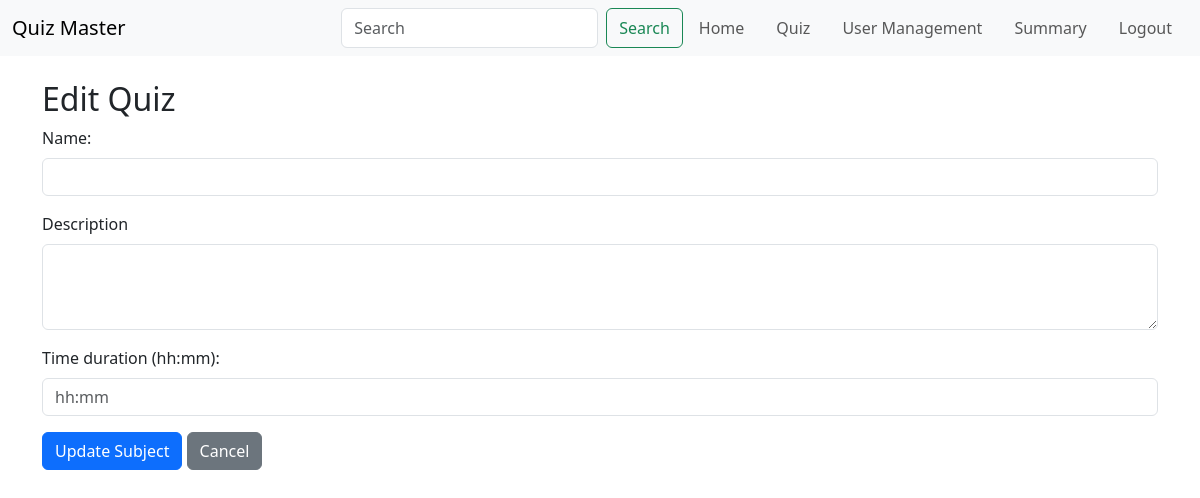
/edit_quiz?quiz_id=1 (signed in), run on an earlier commit of the app's database.
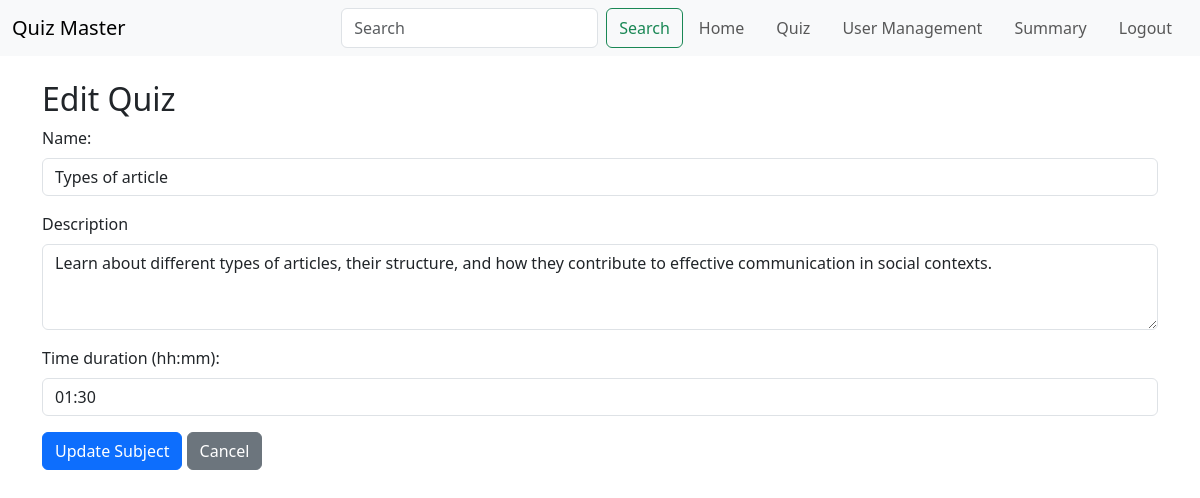
And on a later commit of the database.
### models.py (models this page shows)
class Quiz(db.Model):
    __tablename__ = 'quiz'
    id = db.Column(db.Integer, primary_key=True, autoincrement=True)
    quiz_name = db.Column(db.String(32), unique=False, nullable=True)
    quiz_description = db.Column(db.String(512), nullable=True)
    time_duration = db.Column(db.String(5), nullable=False)
    chapter_id = db.Column(db.Integer, db.ForeignKey('chapter.id'))
    chapter = db.relationship('Chapter',  backref='quiz', lazy=True)

### routes.py (the view)
@app.route('/edit_quiz')
@auth_required
@admin_required
def edit_quiz():
    quiz_id = request.args.get('quiz_id')
    quiz = Quiz.query.get(quiz_id)
    chapters = Chapter.query.all()
    return render_template('edit_quiz.html', quiz=quiz, chapters=chapters)

### routes.py (called while the page is built)
def auth_required(func):
    @wraps(func)
    def inner(*args, **kwargs):
        if 'user_id' not in session:
            flash('Please login to continue')
            return redirect(url_for('login'))
        return func(*args, **kwargs)
    return inner

def admin_required(f):
    @wraps(f)
    def decorated_function(*args, **kwargs):
        if session.get('is_admin') == False:
            flash("Access Denied: Admins Only", "danger")
            return redirect(url_for('index'))  # Redirect to home if not admin
        return f(*args, **kwargs)
    return decorated_function

### templates/edit_quiz.html
{% extends 'layout.html' %}
{% block content %}
<div class="container mt-4">
    <h2>Edit Quiz</h2>
    <form method="POST" action="{{ url_for('edit_quiz', quiz_id=quiz.id) }}">
        <div class="mb-3">
            <label for="quiz_name" class="form-label">Name:</label>
            <input type="text" class="form-control" id="quiz_name" name="quiz_name" value="{{ quiz.quiz_name }}" required>
        </div>
        <div class="mb-3">
            <label for="quiz_description" class="form-label">Description</label>
            <textarea class="form-control" id="quiz_description" name="quiz_description" rows="3" required>{{ quiz.quiz_description }}</textarea>
        </div>
        <div class="mb-3">
                <label for="time_duration" class="form-label">Time duration (hh:mm):</label>
                <input type="text" class="form-control" id="time_duration" placeholder="hh:mm" name="time_duration" pattern="([01]?[0-9]|2[0-3]):([0-5]?[0-9])" value="{{quiz.time_duration}}"required>
            </div>
        <button type="submit" class="btn btn-primary">Update Subject</button>
        <a href="{{ url_for('quiz') }}" class="btn btn-secondary">Cancel</a>
    </form>
</div>
{% endblock %}

What changed in the data, as far as the page shows it:
added Quiz: quiz_name "Types of article", quiz_description "Learn about different types of articles, their structure, and how they contribute to effective communication in social contexts.", time_duration "01:30"
